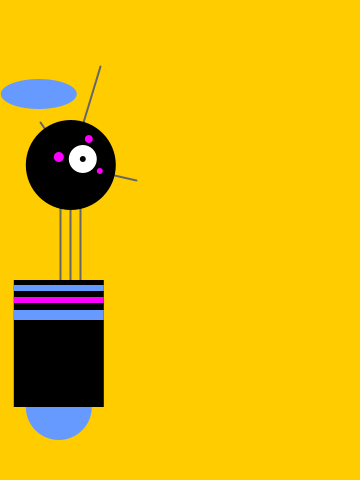
Frame 1 (no input)
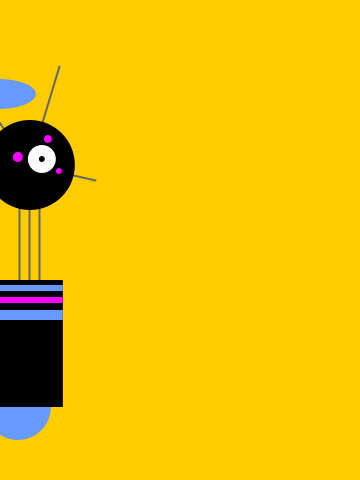
Frame 60 (the mouse pressed at the canvas centre just before this capture)
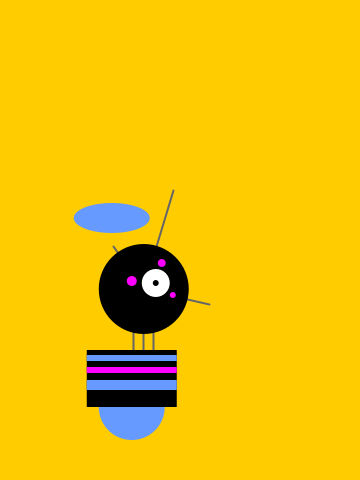
Frame 120 (the mouse held since frame 60 and released just before this capture)

The Processing sketch that drew these frames (run headless with seeded random() and noise(); from frame 60 on, the mouse is pressed at the canvas centre):

// Processing sketch: processing_56483
// ── processing_56483.pde

float x = 60; // x coordinate
float y = 440; // y coordinate
int radius = 45; // head radius
int bodyHeight = 160; // body height
int neckHeight = 70; // neck height

float easing = 0.02;

void setup() {
  size(360, 480);
  smooth();
  strokeWeight(2);
  ellipseMode(RADIUS);
}

void draw() {
  
  int targetX = mouseX;
  x += (targetX - x) * easing;
  
  if (mousePressed) {
    neckHeight = 16;
    bodyHeight = 90;
  } else {
    neckHeight = 70;
    bodyHeight = 160;
  }
  
  float ny = y - bodyHeight - neckHeight - radius;
  
  background(255, 204, 0);
 
  
  // Neck 
  stroke(102); // Set stroke to gray
  line(x+2, y-bodyHeight, x+2, ny); // Left
  line(x+12, y-bodyHeight, x+12, ny); // Middle
  line(x+22, y-bodyHeight, x+22, ny); // Right

  // Antennae 
  line(x+12, ny, x-18, ny-43); // Small
  line(x+12, ny, x+42, ny-99); // Tall
  line(x+12, ny, x+78, ny+15); // Medium

  // Body 
  noStroke(); // Disable stroke
  fill(102, 154, 301); // Set fill to blue
  ellipse(x, y-33, 33, 33); // Antigravity orb
  fill(0); // Set fill to black
  rect(x-45, y-bodyHeight, 90, bodyHeight-33); // Main body
  fill(253, 0, 298); // Set fill to pink
  rect(x-45, y-bodyHeight+17, 90, 6); // Gray stripe 1
  fill(102, 154, 301); // Set fill to blue
  rect(x-45, y-bodyHeight+5, 90, 6); // Gray stripe 2
  rect(x-45, y-bodyHeight+30, 90, 10); // Gray stripe 3

  // Head 
  fill(0); // Set fill to black
  ellipse(x+12, ny, radius, radius); // Head
  fill(255); // Set fill to white
  ellipse(x+24, ny-6, 14, 14); // Large eye
  fill(0); // Set fill to black
  ellipse(x+24, ny-6, 3, 3); // Pupil
  fill(253, 0, 298); // Set fill to pink
  ellipse(x, ny-8, 5, 5); // Small eye 1
  ellipse(x+30, ny-26, 4, 4); // Small eye 2
  ellipse(x+41, ny+6, 3, 3); // Small eye 3
  fill(102, 154, 301); // Set fill to blue
  ellipse(x-20, ny-71, 38, 15); //halo
}
